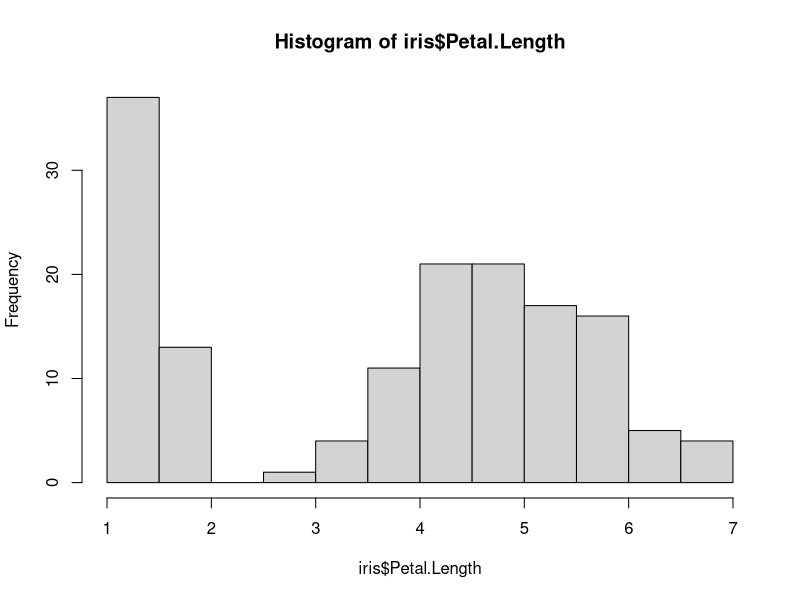
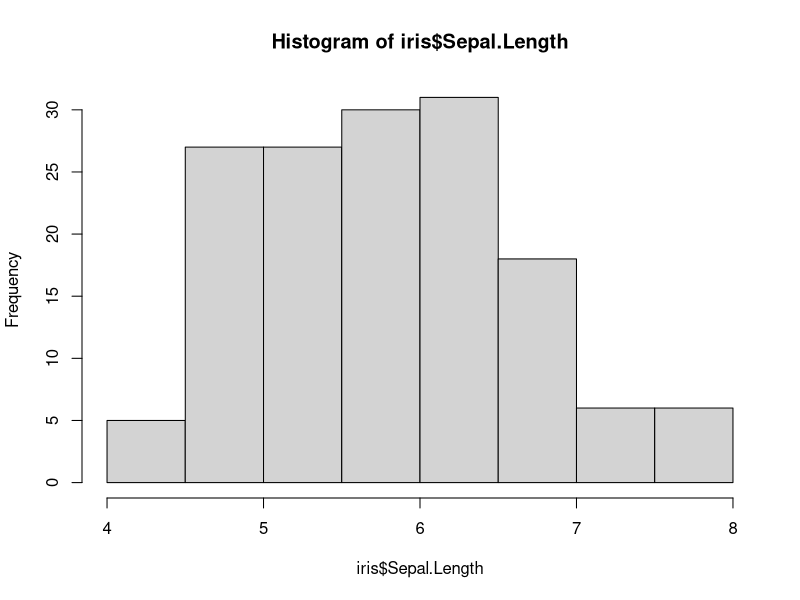
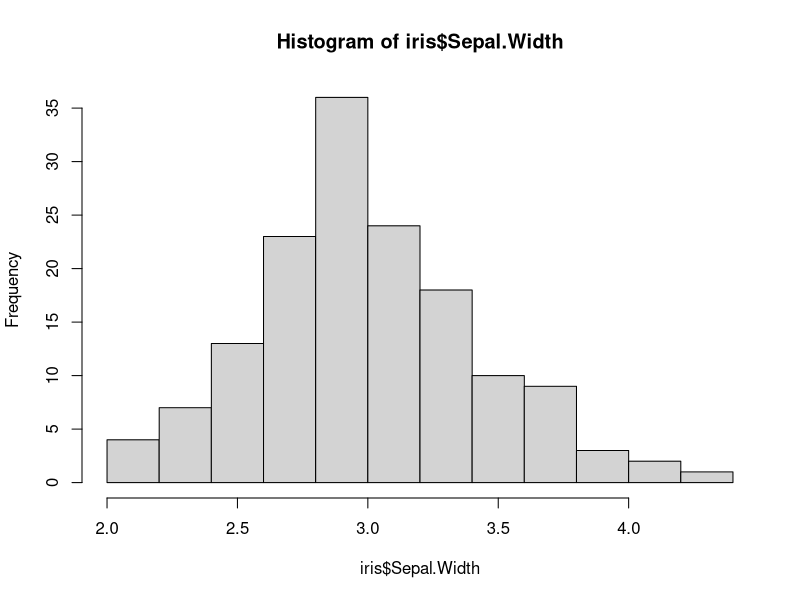
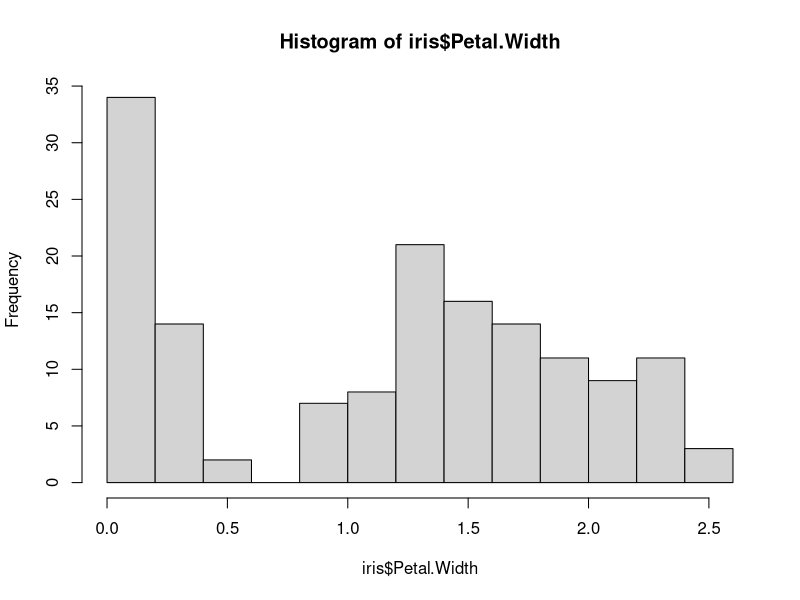

Here is the R script that generated these plots, in order:
data("iris")
iris$Sepal.Length
iris$Sepal.Width
iris$Petal.Length
iris$Petal.Width
iris$Species
?mean
mean(iris$Petal.Length)
petal_length_mean <- mean(iris$Petal.Length) 
(?hist)
hist(iris$Petal.Length)
mean(iris$Sepal.Length) 
mean(iris$Sepal.Width)
mean(iris$Petal.Width)
hist(iris$Sepal.Length)
hist(iris$Sepal.Width)
hist(iris$Petal.Width)

     